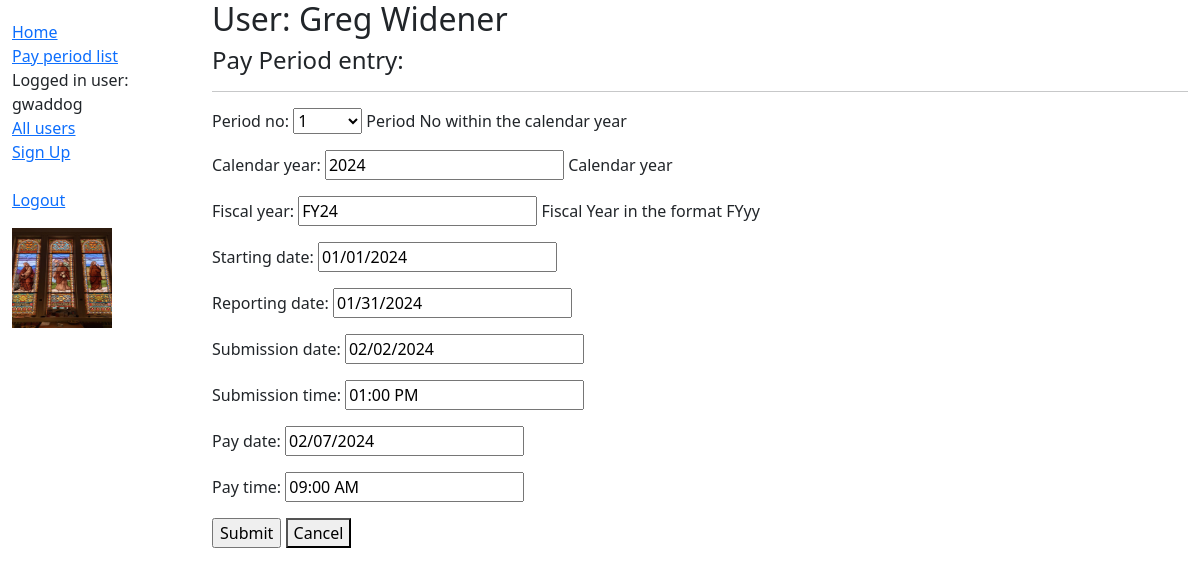
/timecard/period/1/update/ (signed in), run on the app's committed database.
### timecard/models.py (models this page shows, shortened)
class ActiveUser(AbstractUser):
    pass
    start_date = models.DateField(null=False, blank=False, help_text='Start Date')
    end_date = models.DateField(default=None, null=True, blank=True, help_text='End Date')
    vacation_hours = models.IntegerField(default=0, null=False, help_text='Vacation hours alloted per year')
    phone_number = PhoneField(null=False, blank=False, unique=True, E164_only=False, help_text='Mobile phone number')
    objects = MyUserManager()
    REQUIRED_FIELDS = ['email', 'start_date', 'vacation_hours', 'phone_number']

class Period(models.Model):
    period = models.AutoField(primary_key=True, help_text='Period Primary Key')
    period_no = models.IntegerField(choices=((i,i) for i in range(1, 13)), help_text='Period No within the calendar year')
    calendar_year = models.IntegerField(validators=[MinValueValidator(2023), MaxValueValidator(9999)], help_text='Calendar year')
    fiscal_year = models.CharField(max_length=4, help_text='Fiscal Year in the format FYyy')
    starting_date = models.DateField(help_text='Starting Date of the Period')
    reporting_date = models.DateField(help_text='Date/Hour when employee needs to report hours')
    submission_date = models.DateField(help_text='Date when manager needs to submit for paycheck processing')
    submission_time = models.TimeField(default='13:00:00', help_text='Time when manager needs to submit for paycheck processing')
    pay_date = models.DateField(help_text='Date paycheck is to be received by Employee')
    pay_time = models.TimeField(default = datetime.strptime(f"09:00:00", "%H:%M:%S").time(), help_text = 'Time of day Paycheck is expected')
    class Meta:
        ordering = ['starting_date']

### timecard/views.py (the view, shortened to what this page needs)
# urls.py: path('period/<int:pk>/update/', views.PeriodUpdate.as_view(), name='period-update'),
class PeriodUpdate(PermissionRequiredMixin, UpdateView):
    model = Period
    form_class = PeriodModelForm    # Use a Model Form to verify the fields
    permission_required = [ActiveUser.is_staff, ActiveUser.is_superuser]

### timecard/forms.py (shortened to what this page needs)
class PeriodModelForm(ModelForm):
    submission_time = forms.TimeField (
        input_formats=('%I:%M %p', '%I %p', '%H:%M', '%H'),
        widget=TimeInput(format='%I:%M %p'),
        )
    pay_time = forms.TimeField (
        input_formats=('%I:%M %p', '%I %p', '%H:%M', '%H'),
        widget=TimeInput(format='%I:%M %p'),
        )
    starting_date = forms.DateField (
        widget=DateInput(format='%m/%d/%Y')
    )
    reporting_date = forms.DateField (
        widget=DateInput(format='%m/%d/%Y')
    )
    submission_date = forms.DateField (
        widget=DateInput(format='%m/%d/%Y')
    )
    pay_date = forms.DateField (
        widget=DateInput(format='%m/%d/%Y')
    )
    class Meta:
        model = Period
        fields = ['period', 'period_no', 'calendar_year', 'fiscal_year', 'starting_date', 'reporting_date', 'submission_date',
                'submission_time', 'pay_date', 'pay_time']

### timecard/templates/timecard/period_form.html (shortened to what this page needs)
{% extends "base_generic.html" %}
{% block content %}
  <h2>User: {{ user.first_name }} {{ user.last_name }}</h2>
    <h4>Pay Period entry:</h4>
    <hr>
    <form action="" method="post">
    <table>
      {{ form.as_p }}
    </table>
    <input type="submit" value="Submit" />
    <button onclick="window.history.back()">Cancel</button></a>
</form>
{% endblock %}

### timecard/templates/base_generic.html (shortened to what this page needs)
<!DOCTYPE html>
<html lang="en">
  <head>
    <link
      href="https://cdn.jsdelivr.net/npm/bootstrap@5.1.3/dist/css/bootstrap.min.css"
      rel="stylesheet"
 />
    {% load static %}
    <link rel="stylesheet" href="{% static 'css/styles.css' %}" />
  </head>
  <body>
    <div class="container-fluid">
      <div class="row">
        <div class="col-sm-2">
          {% if user.is_authenticated %}
            {% block sidebar %}
              <ul class="sidebar-nav">
                <li><a href="{% url 'login-success' %}">Home</a></li>
                {% if display_year %}
                  <li><a href="{% url 'period-list' year=display_year %}">Pay period list</a></li>
                {% else %}
                  <li><a href="{% url 'period-list' year=0 %}">Pay period list</a></li>
                {% endif %}
                {% if user.is_superuser %}
                  <li>Logged in user: {{ user.get_username }}</li>
                  <li><a href="{% url 'activeuser' %}">All users</a></li>
                  <li><a href="{% url 'signup' %}">Sign Up</a></li>
                {% endif %}
                <br>
                <li><a href="{% url 'logout' %}?next={{ request.path }}">Logout</a></li>
              </ul>
            {% endblock %}
          {% else %}
            <p>You are not logged in...</p>
            <a href="{% url 'login' %}">Log In</a>
          {% endif %}
          {% load static %}
          <img
                src="{% static 'images/ccg_jesus_stainedglass.jpg' %}"
                alt="Jesus Christ, Lord"
                style="width:100px;height:100px;" />
        </div>
        <div class="col-sm-10 ">{% block content %}{% endblock %}</div>
      </div>
    </div>
  </body>
</html>

### timecard/static/css/styles.css (style rules this page uses)
.sidebar-nav { margin-top: 20px; padding: 0; list-style: none; }
table, .table-hover td { border-bottom: 2px solid black; border-top: 2px solid black; }

### data on the page
ActiveUser: get_username "gwaddog"
Period: period_no "1", calendar_year "2024", fiscal_year "FY24", starting_date "01/01/2024", reporting_date "01/31/2024", submission_date "02/02/2024", submission_time "01:00 PM", pay_date "02/07/2024", pay_time "09:00 AM"
